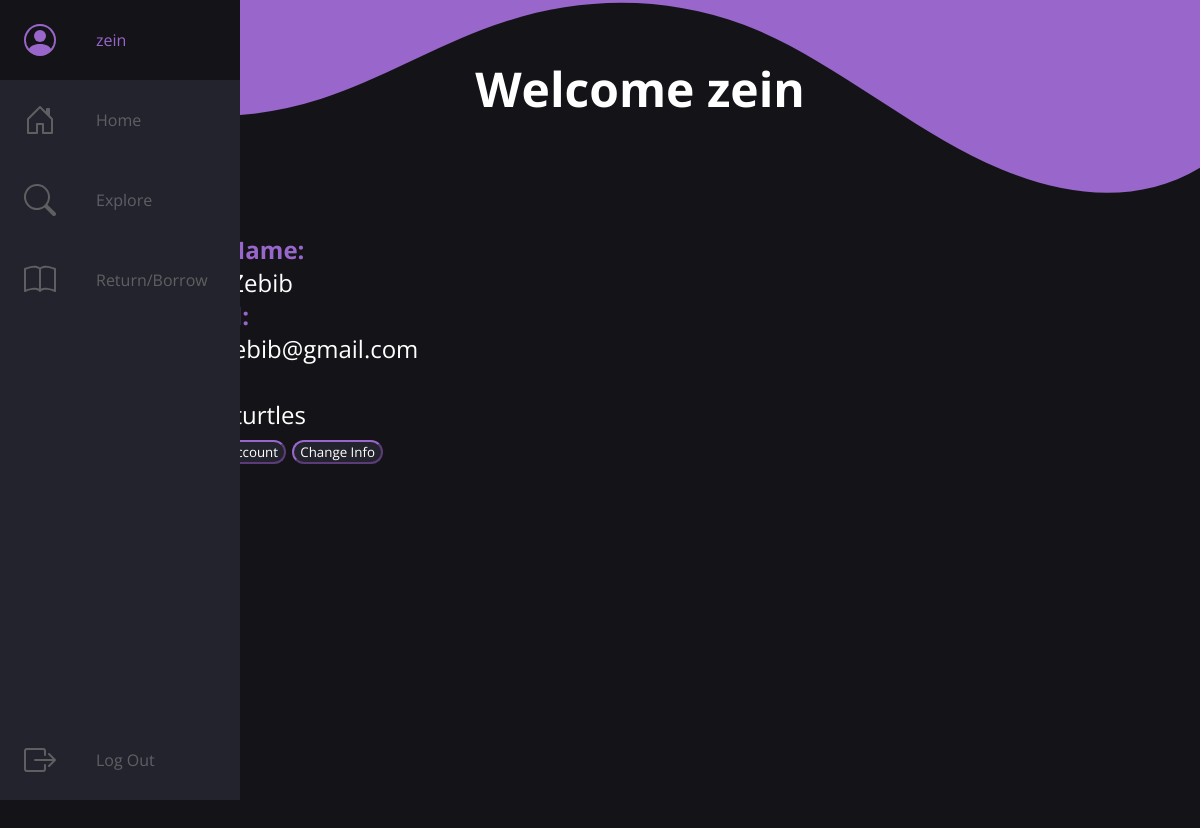
The page /userpage (signed in) on the database its author committed.
### JupiterLibrary/models.py (models this page shows, shortened)
class UserInfo(models.Model):
    username = models.CharField(max_length=100)
    fName = models.CharField(max_length=100)
    lName = models.CharField(max_length=100)
    bio = models.TextField()
    email = models.EmailField()

### JupiterLibrary/views.py (the view, shortened to what this page needs)
# urls.py: url('userpage',views.userpage),
@csrf_exempt
def userpage(request):
	msg = 'None'
	userInfos = UserInfo.objects.all()
	users = [info.username for info in userInfos]
	if request.user.username not in users:
		return makeInfo(request)
	instance = UserInfo.objects.get(username=request.user.username)
	return render(request, "userpage.html",{'info':instance, 'msg':msg})

### templates/userpage.html (shortened to what this page needs)
<!DOCTYPE html>
<html>
<head>
    {% load static %}
    <link rel="stylesheet" href="{% static 'css/style.css' %}">
    <link rel="stylesheet" href="{% static 'css/bookPage.css' %}">
    <link rel="stylesheet" href="{% static 'css/userpage.css' %}">
    <link rel="stylesheet" href="https://cdnjs.cloudflare.com/ajax/libs/font-awesome/4.7.0/css/font-awesome.min.css">
</head>
<body>
    <nav class='navbar'>
        <ul class="navbar-nav">
            <li class="navbar-item">
                {%if user.is_authenticated%}
                <a href="userpage.html" class="nav-link">
                <span class="nav-text">{{user.username}}</span>
                {% endif %}
                </a>
            </li>
            <li class="navbar-item">
                <a href="index.html" class="nav-link">
                <span class="nav-text">Home</span>
                </a>
            </li>
            <li class="navbar-item">
                <a href="explore.html" class="nav-link">
                <span class="nav-text">Explore</span>
                </a>
            </li>
            <li class="navbar-item">
                <a href="borrow.html" class="nav-link">
                <span class="nav-text">Return/Borrow</span>
                </a>
            </li>
            {%if user.is_authenticated%}
            <li class="navbar-item">
                <a href="logout" class="nav-link">
                <span class="nav-text">Log Out</span>
                </a>
            </li>
            {% endif %}
        </ul>
    </nav>
    <div class="LOGwave2" style="display: flex; top: 0px; z-index: -1 ; " >
    </div>
    <main>
        <h1 class="title" style="font-size: 3rem;"><b>Welcome {{info.username}}</b></h1>
        <div class='bigContainer' style="justify-content: left; font-size: 1.5rem;">
            <div>
             <b><p class='idk'> Full Name:</p></b>
                    <p> {{info.fName}} {{info.lName}}</p>
              <b><p class='idk'>Email:</p></b>
                <p>{{info.email}}</p>
            <b><p class='idk'>Bio:</p></b>
            <p style="text-align: justify;" >{{info.bio}}</p>
        </div>
        <div>
            <form method='POST'>
            <button type="submit" name="del">Delete Account</button>
            <button type="submit"> <a href="makeInfo.html">Change Info</a></button>
            </form>
        </div>
        </div>
    </main>
</body>
</html>

### static/css/style.css (style rules this page uses)
:root { font-size: 16px; font-family: 'Open Sans'; --text-primary: #b6b6b6; --text-secondary: #ececec; --bg-primary: #23232e; --bg-secondary: #141418; --nice-purple: #9966CC; --transition-speed: 600ms; }
body { color:black; background-color: var(--bg-secondary); margin: 0; padding: 0; }
main { margin-left: 5rem; padding: 1rem; }
.navbar { width: 5rem; height: 100vh; position: fixed; background-color: var(--bg-primary); transition: width 200ms ease; }
.navbar-nav { list-style: none; padding: 0; margin: 0; display: flex; flex-direction: column; align-items: center; height: 100%; }
.navbar-item { width: 100%; }
.navbar-item:last-child { margin-top: auto; }
.nav-link { display: flex; align-items: center; height: 5rem; text-decoration: none; color: var(--text-primary); filter: grayscale(100%) opacity(0.7); transition: var(--transition-speed); }
.nav-link svg { color: var(--nice-purple); min-width: 2rem; margin: 0 1.5rem; }
.nav-text { color: var(--nice-purple); display: none; margin-left: 1rem; }
.title { display: flex; color: white; justify-content: center; }
.LOGwave2 { position: absolute; top: 0; left: 0; width: 100%; overflow: hidden; line-height: 0; }
.LOGwave2 svg { position: relative; display: block; width: calc(100% + 1.6px); height: 210px; }

### static/css/bookPage.css (style rules this page uses)
:root { font-size: 16px; font-family: 'Open Sans'; --text-primary: #b6b6b6; --text-secondary: #ececec; --bg-primary: #23232e; --bg-secondary: #141418; --nice-purple: #9966CC; --transition-speed: 600ms; }
h1 { margin-top: 2.5rem; }
.bigContainer { padding: 5rem; display: flex; flex-direction: row; color: white; border: 5px; border-color: white; justify-content: center; }
.bigContainer { margin-top: 3rem; padding: 5rem; display: flex; flex-direction: row; color: white; border: 5px; border-color: white; justify-content: center; }
p { margin: 0px; padding: 0px; }

### static/css/userpage.css (style rules this page uses)
:root { font-size: 16px; font-family: 'Open Sans'; --text-primary: #b6b6b6; --text-secondary: #ececec; --bg-primary: #23232e; --bg-secondary: #141418; --nice-purple: #9966CC; --transition-speed: 600ms; }
.bigContainer { display: flex; flex-direction: column; height : 100vh; }
.bigContainer:last-child { margin-top: auto; }
button { font-family: 'Open Sans'; border-color:var(--nice-purple); border-radius: 1rem; background-color: var(--bg-primary); color: white; }
a { text-decoration: none; color: white; cursor: default; }

### templates/userpage.html (style rules this page uses)
.idk { color: var(--nice-purple); }

### rows shown on the page
UserInfo: username "zein", lName "Zebib", email "zeinzebib@gmail.com", bio "I like turtles"

### other values the page prints
{{ user.username }} "zein"
